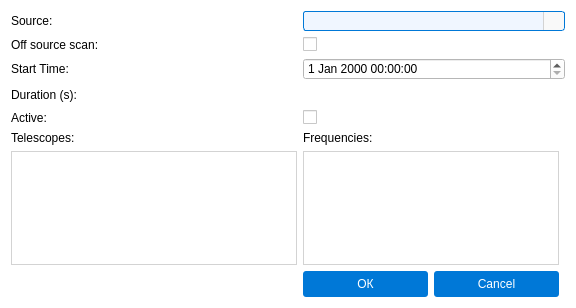
<?xml version="1.0" encoding="UTF-8"?>
<ui version="4.0">
 <class>ScanEditorDialog</class>
 <widget class="QDialog" name="ScanEditorDialog">
  <property name="geometry">
   <rect>
    <x>0</x>
    <y>0</y>
    <width>576</width>
    <height>308</height>
   </rect>
  </property>
  <property name="windowTitle">
   <string>Edit Scan</string>
  </property>
  <property name="styleSheet">
   <string>background-color: #ffffff; font-family: Arial;</string>
  </property>
  <property name="modal">
   <bool>true</bool>
  </property>
  <layout class="QGridLayout" name="gridLayout">
   <item row="1" column="1" colspan="3">
    <widget class="QComboBox" name="sourceCombo">
     <property name="styleSheet">
      <string notr="true">QComboBox {
    font-family: Arial;
    font-size: 9pt;
    color: #333333;
    padding: 1px;
    border-radius: 3px;
    background-color: #f9f9f9; /* Базовый фон, как у readOnly QLineEdit */
    border: 1px solid #d3d3d3; /* Базовая граница, как у readOnly QLineEdit */
}

QComboBox:editable {
    background-color: #f0f6ff; /* Фон для редактируемого состояния, как у readOnly=&quot;false&quot; */
    border: 1px solid #0078d7; /* Граница для редактируемого состояния */
}

QComboBox:editable:hover {
    border: 1px solid #1a8cff; /* Граница при наведении, как у readOnly=&quot;false&quot;:hover */
}

QComboBox:editable:focus {
    border: 1px solid #005bb5; /* Граница при фокусе, как у readOnly=&quot;false&quot;:focus */
    background-color: #ffffff; /* Фон при фокусе, как у readOnly=&quot;false&quot;:focus */
}

QComboBox:!editable {
    background-color: #f0f6ff; /* Фон для редактируемого состояния, как у readOnly=&quot;false&quot; */
    border: 1px solid #0078d7; /* Граница для редактируемого состояния */
}

QComboBox:!editable:hover {
    border: 1px solid #1a8cff; /* Граница при наведении, как у readOnly=&quot;false&quot;:hover */
}

QComboBox:!editable:focus {
    border: 1px solid #005bb5; /* Граница при фокусе, как у readOnly=&quot;false&quot;:focus */
    background-color: #ffffff; /* Фон при фокусе, как у readOnly=&quot;false&quot;:focus */
}

/* Стилизация кнопки со стрелкой */
QComboBox::drop-down {
    subcontrol-origin: padding;
    subcontrol-position: right;
    width: 20px;
    border-left: 1px solid #d3d3d3; /* Добавлена граница для визуального разделения */
    border-top-right-radius: 3px;
    border-bottom-right-radius: 3px;
    background-color: #f9f9f9; /* Фон кнопки, совпадающий с основным */
}

QComboBox::drop-down:hover {
    background-color: #0078d7; /* Лёгкое выделение при наведении */
}

QComboBox::down-arrow {
    width: 12px;
    height: 12px;
    image: url(:/icons/down_arrow.svg);
}

/* Стилизация выпадающего списка */
QComboBox QAbstractItemView {
    font-family: Arial;
    font-size: 12pt;
    color: #333333;
    background-color: #ffffff;
    border: 1px solid #d3d3d3;
    selection-background-color: #0078d7;
    selection-color: #ffffff;
    padding: 1px;
}

QComboBox QAbstractItemView::item {
    padding: 4px;
    min-height: 20px;
}

QComboBox QAbstractItemView::item:hover {
    background-color: #0078d7;
}</string>
     </property>
    </widget>
   </item>
   <item row="2" column="1">
    <widget class="QCheckBox" name="chk_offsource">
     <property name="text">
      <string/>
     </property>
    </widget>
   </item>
   <item row="7" column="1">
    <widget class="QCheckBox" name="chk_active">
     <property name="text">
      <string/>
     </property>
    </widget>
   </item>
   <item row="3" column="0">
    <widget class="QLabel" name="labelStartTime">
     <property name="text">
      <string>Start Time:</string>
     </property>
    </widget>
   </item>
   <item row="1" column="0">
    <widget class="QLabel" name="labelSource">
     <property name="text">
      <string>Source:</string>
     </property>
    </widget>
   </item>
   <item row="6" column="1" colspan="3">
    <widget class="QLineEdit" name="durationEdit">
     <property name="styleSheet">
      <string notr="true">QLineEdit {
    font-family: Arial;
    font-size: 9pt;
    color: #333333;
    padding: 1px;
    border-radius: 3px;
}
QLineEdit[readOnly=&quot;true&quot;] {
    border: 1px solid #d3d3d3;
    background-color: #f9f9f9;
}
QLineEdit[readOnly=&quot;false&quot;] {
    border: 1px solid #0078d7;
    background-color: #f0f6ff;
}
QLineEdit[readOnly=&quot;false&quot;]:hover {
    border: 1px solid #1a8cff;
}
QLineEdit[readOnly=&quot;false&quot;]:focus {
    border: 1px solid #005bb5;
    background-color: #ffffff;
}</string>
     </property>
    </widget>
   </item>
   <item row="7" column="0">
    <widget class="QLabel" name="lbl_active">
     <property name="text">
      <string>Active:</string>
     </property>
    </widget>
   </item>
   <item row="9" column="0">
    <widget class="QTableView" name="tab_telescopes">
     <property name="styleSheet">
      <string notr="true">border: 1px solid #d3d3d3; background-color: #ffffff;</string>
     </property>
    </widget>
   </item>
   <item row="6" column="0">
    <widget class="QLabel" name="labelDuration">
     <property name="text">
      <string>Duration (s):</string>
     </property>
    </widget>
   </item>
   <item row="2" column="0">
    <widget class="QLabel" name="lbl_offsource">
     <property name="text">
      <string>Off source scan:</string>
     </property>
    </widget>
   </item>
   <item row="8" column="0">
    <widget class="QLabel" name="label">
     <property name="text">
      <string>Telescopes:</string>
     </property>
    </widget>
   </item>
   <item row="8" column="1">
    <widget class="QLabel" name="label_2">
     <property name="text">
      <string>Frequencies:</string>
     </property>
    </widget>
   </item>
   <item row="9" column="1" colspan="2">
    <widget class="QTableView" name="tab_frequencies">
     <property name="styleSheet">
      <string notr="true">border: 1px solid #d3d3d3; background-color: #ffffff;</string>
     </property>
    </widget>
   </item>
   <item row="10" column="1">
    <widget class="QPushButton" name="pushButton">
     <property name="styleSheet">
      <string notr="true">QPushButton {
    background-color: #0078d7;
    color: #ffffff;
    padding: 6px;
    border-radius: 3px;
    border: none;
}
QPushButton:hover {
    background-color: #1a8cff; /* Светлее при наведении */
}
QPushButton:pressed {
    background-color: #005bb5; /* Темнее при нажатии */
    padding-top: 7px; /* Легкое смещение вниз для эффекта &quot;продавливания&quot; */
    padding-bottom: 5px;
}</string>
     </property>
     <property name="text">
      <string>ОК</string>
     </property>
     <property name="autoDefault">
      <bool>false</bool>
     </property>
     <property name="flat">
      <bool>true</bool>
     </property>
    </widget>
   </item>
   <item row="10" column="2">
    <widget class="QPushButton" name="pushButton_2">
     <property name="styleSheet">
      <string notr="true">QPushButton {
    background-color: #0078d7;
    color: #ffffff;
    padding: 6px;
    border-radius: 3px;
    border: none;
}
QPushButton:hover {
    background-color: #1a8cff; /* Светлее при наведении */
}
QPushButton:pressed {
    background-color: #005bb5; /* Темнее при нажатии */
    padding-top: 7px; /* Легкое смещение вниз для эффекта &quot;продавливания&quot; */
    padding-bottom: 5px;
}</string>
     </property>
     <property name="text">
      <string>Cancel</string>
     </property>
     <property name="autoDefault">
      <bool>true</bool>
     </property>
     <property name="flat">
      <bool>true</bool>
     </property>
    </widget>
   </item>
   <item row="3" column="1" colspan="3">
    <widget class="QDateTimeEdit" name="startTimeEdit">
     <property name="minimumDateTime">
      <datetime>
       <hour>0</hour>
       <minute>0</minute>
       <second>0</second>
       <year>2000</year>
       <month>1</month>
       <day>1</day>
      </datetime>
     </property>
    </widget>
   </item>
  </layout>
 </widget>
 <resources>
  <include location="../gui/icons/icons.qrc"/>
 </resources>
 <connections/>
</ui>
